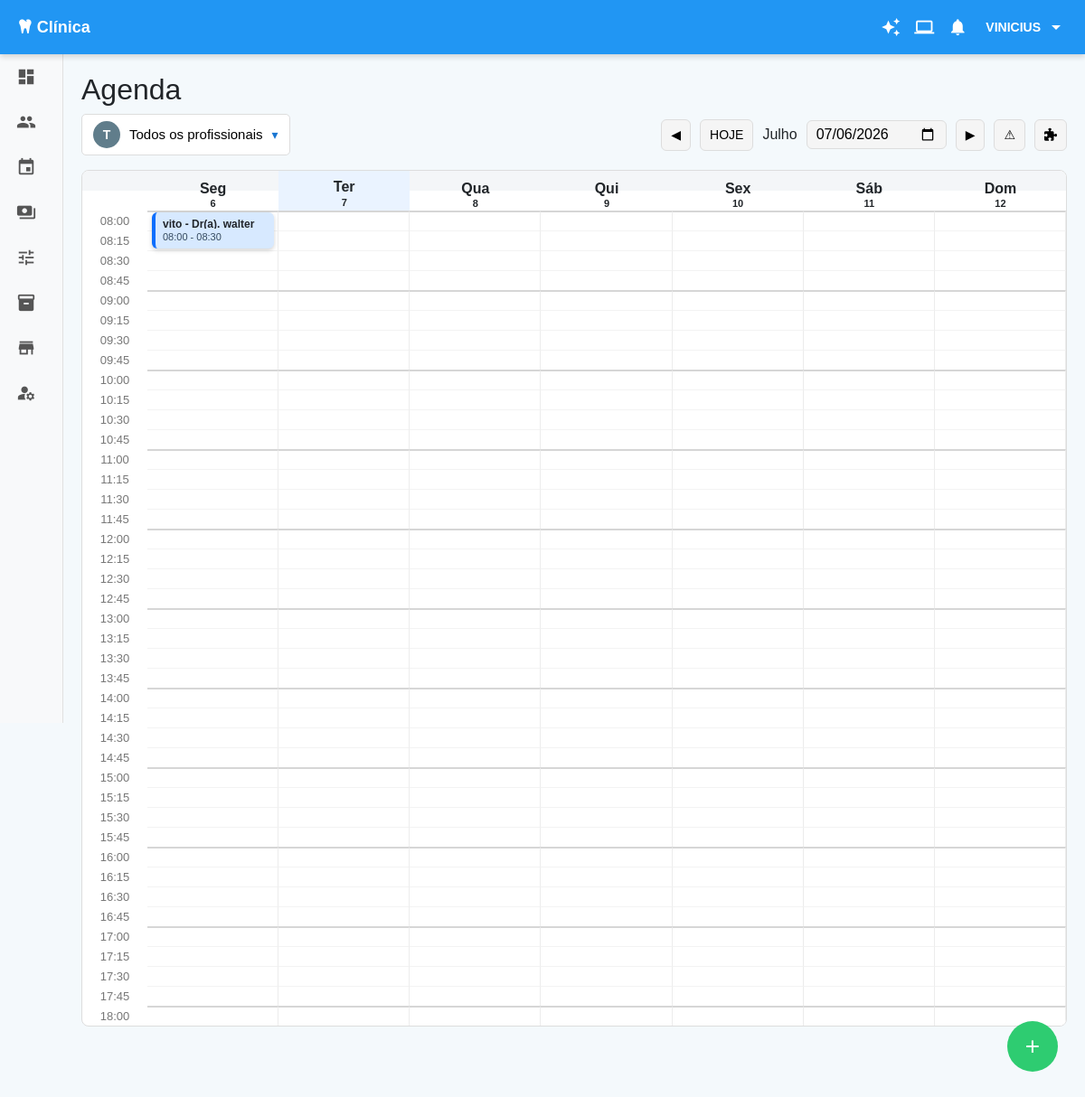
The page /agenda/ (signed in) on the database its author committed.
### Clinica_Sorriso/models.py (models this page shows, shortened)
class Agendamento(models.Model):
    TIPO_CHOICES = (
        ("consulta", "Consulta"),
        ("retorno", "Retorno"),
    )
    STATUS_CHOICES = (
        ("pendente", "Pendente"),
        ("confirmado", "Confirmado"),
        ("atendido", "Atendido"),
        ("cancelado", "Cancelado"),
        ("retorno", "Retorno"),
    )
    paciente = models.ForeignKey(
        Paciente,
        on_delete=models.CASCADE,
        related_name="agendamentos"
    )
    profissional = models.ForeignKey(
        Profissional,
        on_delete=models.CASCADE
    )
    etiqueta = models.ForeignKey(
        "Etiqueta",
        on_delete=models.SET_NULL,
        null=True,
        blank=True,
        related_name="agendamentos",
        verbose_name="Etiqueta"
    )
    data = models.DateField()
    hora_inicio = models.TimeField()
    hora_fim = models.TimeField()
    tipo = models.CharField(
        max_length=20,
        choices=TIPO_CHOICES,
        default="consulta"
    )
    status = models.CharField(
        max_length=20,
        choices=STATUS_CHOICES,
        default="pendente"
    )
    observacoes = models.TextField(
        blank=True,
        null=True
    )

class Paciente(models.Model):
    nome = models.CharField(max_length=100, unique=True)
    telefone = models.CharField(max_length=20, blank=True)
    email = models.EmailField(blank=True)
    def __str__(self):
        return self.nome

class Profissional(models.Model):
    nome = models.CharField(max_length=100)
    def __str__(self):
        return self.nome

### Clinica_Sorriso/views.py (the view)
# urls.py: path("agenda/", views.agenda, name="agenda"),
@login_required
def agenda(request):
    semana = int(request.GET.get("semana", 0))
    data_str = request.GET.get("data")
    profissional_id = request.GET.get("profissional") or ""
    if data_str:
        data_base = datetime.strptime(data_str, "%Y-%m-%d").date()
    else:
        data_base = date.today() + timedelta(weeks=semana)
    inicio_semana = data_base - timedelta(days=data_base.weekday())
    fim_semana = inicio_semana + timedelta(days=6)
    profissionais = (
        Profissional.objects
        .all()
        .order_by("nome")
    )
    profissional_selecionado = None
    if profissional_id:
        profissional_selecionado = (
            profissionais
            .filter(id=profissional_id)
            .first()
        )
    horas = gerar_horas()
    nomes_dias = ["Seg", "Ter", "Qua", "Qui", "Sex", "Sáb", "Dom"]
    dias = []
    for i in range(7):
        dia = inicio_semana + timedelta(days=i)
        dias.append({
            "data": dia,
            "nome": nomes_dias[dia.weekday()],
            "num": dia.day,
        })
    agendamentos = (
        Agendamento.objects
        .select_related("paciente", "profissional")
        .filter(data__range=[inicio_semana, fim_semana])
    )
    if profissional_id:
        agendamentos = agendamentos.filter(profissional_id=profissional_id)
    agendamentos = preparar_agendamentos_grid(agendamentos, horas)
    return render(
        request,
        "Clinica_Sorriso/agenda/agenda.html",
        {
            "horas": horas,
            "dias": dias,
            "today": date.today(),
            "agendamentos": agendamentos,
            "semana": semana,
            "data_base": data_base,
            "inicio_expediente": "08:00",
            "fim_expediente": "18:00",
            "profissionais": profissionais,
            "profissional_id": profissional_id,
            "profissional_selecionado": profissional_selecionado,
        }
    )

### Clinica_Sorriso/verificador_de_usuario.py (called while the page is built)
def user_roles(request):
    if request.user.is_authenticated:
        return {
            'is_admin': request.user.groups.filter(name='Administrador').exists(),
            'is_dentista': request.user.groups.filter(name='Dentista').exists(),
            'is_recepcionista': request.user.groups.filter(name='Recepcionista').exists(),
        }
    return {
        'is_admin': False,
        'is_dentista': False,
        'is_recepcionista': False,
    }

### Clinica_Sorriso/views.py (called while the page is built)
def gerar_horas():
    horas = []
    for h in range(8, 19):
        horas.append({
            "valor": f"{h:02}:00",
            "cheia": True,
            "fechado": False,
        })
        if h < 18:
            for minuto in ("15", "30", "45"):
                horas.append({
                    "valor": f"{h:02}:{minuto}",
                    "cheia": False,
                    "fechado": False,
                })
    return horas

def preparar_agendamentos_grid(agendamentos, horas):
    mapa_horas = {
        h["valor"]: index + 1
        for index, h in enumerate(horas)
    }
    for ag in agendamentos:
        hora_inicio = ag.hora_inicio.strftime("%H:%M")
        hora_fim = ag.hora_fim.strftime("%H:%M") if ag.hora_fim else None
        ag.grid_row = mapa_horas.get(hora_inicio, 1) + 1
        ag.grid_col = ag.data.weekday() + 2
        if ag.hora_fim:
            inicio_dt = datetime.combine(ag.data, ag.hora_inicio)
            fim_dt = datetime.combine(ag.data, ag.hora_fim)
            minutos = (fim_dt - inicio_dt).total_seconds() / 60
            if minutos <= 0:
                minutos = 15
        else:
            minutos = 15
        ag.grid_span = max(1, math.ceil(minutos / 15))
    return agendamentos

### Clinica_Sorriso/templates/Clinica_Sorriso/agenda/agenda.html (shortened to what this page needs)
{% extends "base.html" %}
{% block content %}
<h2>Agenda</h2>
<div class="topo-agenda">
    <div class="grupo-profissional-agenda">
        <button type="button" class="btn-profissional-agenda" id="btnProfissionalAgenda">
            {% if profissional_selecionado %}
                <span class="avatar-profissional-agenda">
                    {{ profissional_selecionado.nome|first|upper }}
                </span>
                <span class="nome-profissional-agenda" id="nomeProfissionalSelecionado">
                    {{ profissional_selecionado.nome }}
                </span>
            {% else %}
                <span class="avatar-profissional-agenda avatar-todos">T</span>
                <span class="nome-profissional-agenda" id="nomeProfissionalSelecionado">
                    Todos os profissionais
                </span>
            {% endif %}
            <span class="seta-profissional-agenda">▾</span>
        </button>
    </div>
    <div class="grupo-controles-agenda">
        <button id="btnSemanaAnterior" class="btn-topo-agenda">◀</button>
        <button id="btnHoje" class="btn-topo-agenda">HOJE</button>
        <span id="labelDataAtual">
            {{ dias.0.data|date:"F" }}
        </span>
        <input
            type="date"
            id="inputCalendario"
            value="{{ dias.0.data|date:'Y-m-d' }}"
        >
        <button id="btnSemanaProxima" class="btn-topo-agenda">▶</button>
        <button id="btnAlertas" class="btn-topo-agenda" title="Alertas de retorno">
            ⚠
        </button>
        <button type="button" class="btn-topo-agenda" onclick="abrirGestaoEncaixe()">
            <i class="fas fa-puzzle-piece"></i>
        </button>
    </div>
</div>
<div class="agenda-wrapper">
    <div class="agenda-header">
        <div></div>
        {% for dia in dias %}
            <div class="{% if dia.data == today %}dia-hoje{% endif %}">
                {{ dia.nome }}<br>
                <small>{{ dia.num }}</small>
            </div>
        {% endfor %}
    </div>
    <div class="agenda-body">
        {% for hora in horas %}
            <div class="hora {% if hora.cheia %}hora-cheia-label{% endif %}"
                style="grid-column: 1; grid-row: {{ forloop.counter|add:1 }};">
                {{ hora.valor }}
            </div>
            {% for dia in dias %}
                <div class="slot
                    {% if hora.cheia %}hora-cheia{% endif %}
                    {% if hora.fechado %}slot-fechado{% endif %}"
                    style="grid-column: {{ forloop.counter|add:1 }}; grid-row: {{ forloop.parentloop.counter|add:1 }};"
                    data-dia="{{ dia.data|date:'Y-m-d' }}"
                    data-hora="{{ hora.valor }}">
                </div>
            {% endfor %}
        {% endfor %}
        {% for ag in agendamentos %}
            <div class="agendamento status-{{ ag.status }}"
                data-id="{{ ag.id }}"
                style="grid-column: {{ ag.grid_col }}; grid-row: {{ ag.grid_row }} / span {{ ag.grid_span }};"
                onclick="event.stopPropagation(); abrirDetalhesAgendamento({{ ag.id }});">
                <strong>
                    {{ ag.paciente }}
                    {% if not profissional_id and ag.profissional %}
                        - Dr(a). {{ ag.profissional }}
                    {% endif %}
                </strong>
                <small>{{ ag.hora_inicio|time:"H:i" }} - {{ ag.hora_fim|time:"H:i" }}</small>
            </div>
        {% endfor %}
    </div>
</div>
<button id="btnNovoAgendamento" class="btn-plus">+</button>
</div>
{% endblock %}

### Clinica_Sorriso/templates/base.html (shortened to what this page needs)
{% load static %}
<!DOCTYPE html>
<html lang="pt-br">
<head>
    <link rel="stylesheet" href="https://cdnjs.cloudflare.com/ajax/libs/font-awesome/6.5.0/css/all.min.css">
    <link href="https://cdn.jsdelivr.net/npm/bootstrap@5.3.3/dist/css/bootstrap.min.css" rel="stylesheet">
    <link rel="stylesheet"href="https://cdn.jsdelivr.net/npm/bootstrap-icons@1.11.3/font/bootstrap-icons.css">
</head>
<body>
<header>
    <span>
        <i class="fa-solid fa-tooth"></i> {% block page_title %}Clínica{% endblock %}
    </span>
    <div class="header-right">
        <div class="header-icons">
            <i class="material-icons">auto_awesome</i>
            <i class="material-icons">laptop</i>
            <i class="material-icons">notifications</i>
        </div>
        <div class="user-dropdown" id="userDropdown">
            <span class="user-name">{{ user.username }}</span>
            <i class="material-icons">arrow_drop_down</i>
        </div>
    </div>
</header>
<div class="sidebar" id="sidebar">
    <a href="{% url 'Tela_Inicial' %}"><span class="material-icons">dashboard</span><span class="menu-text">Dashboard</span></a>
    <a href="{% url 'criar_paciente' %}"><span class="material-icons">people</span><span class="menu-text">Pacientes</span></a>
    <a href="{% url 'agenda' %}"><span class="material-icons">event</span><span class="menu-text">Agenda</span></a>
    <a href="{% url 'financeiro' %}"><span class="material-icons">payments</span><span class="menu-text">Financeiro</span></a>
    <a href="#"><span class="material-icons">tune</span><span class="menu-text">Controle de Prótese</span></a>
    <a href="{% url 'Estoque' %}"><span class="material-icons">inventory_2</span><span class="menu-text">Estoque</span></a>
    <a href="#"><span class="material-icons">store</span><span class="menu-text">Loja</span></a>
    <a href="{% url 'cadastrar_usuario' %}"><span class="material-icons">manage_accounts</span><span class="menu-text">Usuários</span></a>
</div>
<div class="content">
    {% block content %}{% endblock %}
</body>
</html>

### Clinica_Sorriso/templates/base.html (style rules this page uses)
body { margin: 0; padding: 0; font-family: Arial, sans-serif; background: #f4f9fc; }
header { background: #2196F3; color: white; padding: 0 20px; font-size: 18px; font-weight: bold; position: fixed; top: 0; left: 0; width: 100%; height: 60px; display: flex; align-items: center; justify-content: space-between; box-shadow: 0 3px 6px rgba(0,0,0,0.15); z-index: 1000; }
.header-right { display: flex; align-items: center; gap: 20px; }
.header-icons { display: flex; gap: 15px; align-items: center; }
.header-icons .material-icons { cursor: pointer; font-size: 22px; }
.user-dropdown { position: relative; cursor: pointer; display: flex; align-items: center; gap: 5px; height: 30px; }
.user-name { font-size: 14px; text-transform: uppercase; }
.sidebar { width: 70px; background: #f8f9fa; height: calc(100vh - 60px); border-right: 1px solid #e0e0e0; position: fixed; top: 60px; left: 0; transition: width 0.3s ease; overflow: hidden; display: flex; flex-direction: column; }
.sidebar a { display: flex; align-items: center; gap: 14px; padding: 14px 18px; transition: background 0.2s ease; color: #555; text-decoration: none; font-size: 14px; white-space: nowrap; }
.sidebar span.material-icons { font-size: 22px; }
.content { margin-left: 70px; padding: 80px 20px; transition: margin-left 0.3s ease; }

### rows shown on the page
Agendamento: paciente "vito", profissional "walter", hora_inicio "08:00", hora_fim "08:30"

### other values the page prints
{{ user.username }} "VINICIUS"
{{ dias.0.data|date:"F" }} "Julho"
{{ dia.nome }} "Seg" "Ter" "Qua" "Qui" "Sex" "Sáb" "Dom"
{{ dia.num }} "6" "7" "8" "9" "10" "11" "12"
{{ hora.valor }} "08:00" "08:15" "08:30" "08:45" "09:00" "09:15" "09:30" "09:45" "10:00" "10:15" "10:30" "10:45" "11:00" "11:15" "11:30" "11:45" "12:00" "12:15" "12:30" "12:45" "13:00" "13:15" "13:30" "13:45" "14:00" "14:15" "14:30" "14:45" "15:00" "15:15" "15:30" "15:45" "16:00" "16:15" "16:30" "16:45" "17:00" "17:15" "17:30" "17:45" "18:00"
